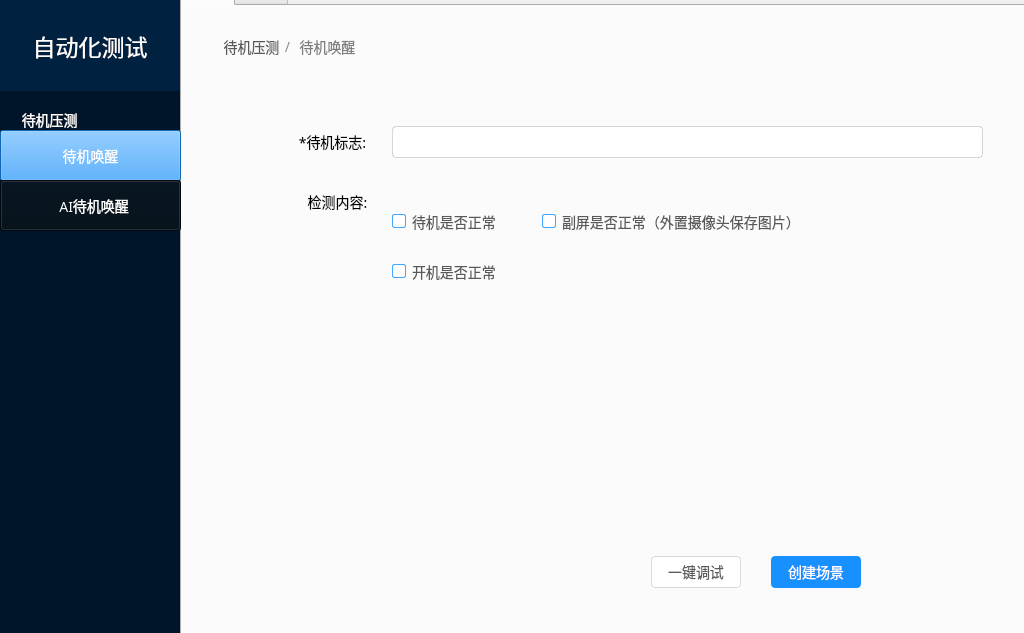
<?xml version="1.0" encoding="UTF-8"?>
<ui version="4.0">
 <class>MainWindow</class>
 <widget class="QMainWindow" name="MainWindow">
  <property name="geometry">
   <rect>
    <x>0</x>
    <y>0</y>
    <width>1024</width>
    <height>633</height>
   </rect>
  </property>
  <property name="windowTitle">
   <string>MainWindow</string>
  </property>
  <property name="styleSheet">
   <string notr="true">QPushButton#pushButton_3 {
background: #000C17;
box-shadow: inset 0 2px 8px 0 rgba(0,0,0,0.45);
opacity: 0.65;
font-family: PingFangSC-Regular;
font-size: 14px;
color: #FFFFFF;
line-height: 22px;
}
QPushButton#pushButton_2 {
background: #1890FF;
box-shadow: inset 0 2px 8px 0 rgba(0,0,0,0.45);
opacity: 0.65;
font-family: PingFangSC-Regular;
font-size: 14px;
color: #FFFFFF;
line-height: 22px;
}
</string>
  </property>
  <widget class="QWidget" name="centralwidget">
   <widget class="QTabWidget" name="tabWidget">
    <property name="geometry">
     <rect>
      <x>180</x>
      <y>-20</y>
      <width>951</width>
      <height>671</height>
     </rect>
    </property>
    <property name="styleSheet">
     <string notr="true">QLabel {
font-family: PingFangSC-Regular;
font-size: 14px;
color: rgba(0,0,0);
text-align: right;
line-height: 22px;
}
QCheckBox{
	font-family: PingFangSC-Regular;
	font-size: 14px;
	color: rgba(0,0,0,0.65);
	letter-spacing: 0;
	text-align: left;
	line-height: 22px;
}
QCheckBox::indicator{
	background: #FFFFFF;
	border: 1px solid #40A9FF;
	border-radius: 2px;
	border-radius: 2px;
	width: 12px;
	height: 12px;
}
QCheckBox::indicator:checked{
	image: url(./src/qss/复选-已选.svg);
}
QRadioButton {
font-family: PingFangSC-Regular;
font-size: 14px;
color: rgba(0,0,0,0.65);
text-align: left;
line-height: 22px;}
QPushButton#pushButton_7,#pushButton_9 {
font-family: PingFangSC-Regular;
font-size: 14px;
color: #FFFFFF;
line-height: 22px;
background: #1890FF;
border-radius: 4px;
border-radius: 4px;
}
QPushButton#pushButton_8,#pushButton_10 {
font-family: PingFangSC-Regular;
font-size: 14px;
color: rgba(0,0,0,0.65);
line-height: 22px;
background: #FFFFFF;
border: 1px solid #D9D9D9;
border-radius: 4px;
border-radius: 4px;
}
QLineEdit{
background: #FFFFFF;
border: 1px solid rgba(0,0,0,0.15);
border-radius: 4px;
border-radius: 4px;
}</string>
    </property>
    <property name="currentIndex">
     <number>0</number>
    </property>
    <widget class="QWidget" name="tab">
     <attribute name="title">
      <string>Tab 1</string>
     </attribute>
     <widget class="QLabel" name="label_2">
      <property name="geometry">
       <rect>
        <x>90</x>
        <y>110</y>
        <width>121</width>
        <height>51</height>
       </rect>
      </property>
      <property name="layoutDirection">
       <enum>Qt::LeftToRight</enum>
      </property>
      <property name="styleSheet">
       <string notr="true"/>
      </property>
      <property name="text">
       <string>*待机标志:</string>
      </property>
      <property name="alignment">
       <set>Qt::AlignCenter</set>
      </property>
     </widget>
     <widget class="QLineEdit" name="lineEdit">
      <property name="geometry">
       <rect>
        <x>210</x>
        <y>120</y>
        <width>591</width>
        <height>32</height>
       </rect>
      </property>
      <property name="styleSheet">
       <string notr="true"/>
      </property>
     </widget>
     <widget class="QPushButton" name="pushButton_7">
      <property name="geometry">
       <rect>
        <x>589</x>
        <y>550</y>
        <width>90</width>
        <height>32</height>
       </rect>
      </property>
      <property name="styleSheet">
       <string notr="true"/>
      </property>
      <property name="text">
       <string>创建场景</string>
      </property>
     </widget>
     <widget class="QPushButton" name="pushButton_8">
      <property name="geometry">
       <rect>
        <x>469</x>
        <y>550</y>
        <width>90</width>
        <height>32</height>
       </rect>
      </property>
      <property name="styleSheet">
       <string notr="true"/>
      </property>
      <property name="text">
       <string>一键调试</string>
      </property>
     </widget>
     <widget class="QCheckBox" name="checkBox_18">
      <property name="geometry">
       <rect>
        <x>210</x>
        <y>200</y>
        <width>161</width>
        <height>31</height>
       </rect>
      </property>
      <property name="text">
       <string>待机是否正常</string>
      </property>
     </widget>
     <widget class="QLabel" name="label_7">
      <property name="geometry">
       <rect>
        <x>100</x>
        <y>170</y>
        <width>111</width>
        <height>51</height>
       </rect>
      </property>
      <property name="layoutDirection">
       <enum>Qt::LeftToRight</enum>
      </property>
      <property name="styleSheet">
       <string notr="true"/>
      </property>
      <property name="text">
       <string>检测内容:</string>
      </property>
      <property name="alignment">
       <set>Qt::AlignCenter</set>
      </property>
     </widget>
     <widget class="QCheckBox" name="checkBox_21">
      <property name="geometry">
       <rect>
        <x>210</x>
        <y>250</y>
        <width>181</width>
        <height>31</height>
       </rect>
      </property>
      <property name="text">
       <string>开机是否正常</string>
      </property>
     </widget>
     <widget class="QCheckBox" name="checkBox_16">
      <property name="geometry">
       <rect>
        <x>360</x>
        <y>200</y>
        <width>281</width>
        <height>31</height>
       </rect>
      </property>
      <property name="text">
       <string>副屏是否正常（外置摄像头保存图片）</string>
      </property>
     </widget>
     <widget class="QLabel" name="label_20">
      <property name="geometry">
       <rect>
        <x>110</x>
        <y>30</y>
        <width>71</width>
        <height>21</height>
       </rect>
      </property>
      <property name="layoutDirection">
       <enum>Qt::LeftToRight</enum>
      </property>
      <property name="styleSheet">
       <string notr="true">QLabel {
font-family: PingFangSC-Regular;
font-size: 14px;
color: rgba(0,0,0,0.50);
line-height: 22px;}</string>
      </property>
      <property name="text">
       <string>待机唤醒</string>
      </property>
      <property name="alignment">
       <set>Qt::AlignCenter</set>
      </property>
     </widget>
     <widget class="QLabel" name="label_14">
      <property name="geometry">
       <rect>
        <x>24</x>
        <y>30</y>
        <width>91</width>
        <height>21</height>
       </rect>
      </property>
      <property name="layoutDirection">
       <enum>Qt::LeftToRight</enum>
      </property>
      <property name="styleSheet">
       <string notr="true">QLabel {
font-family: PingFangSC-Regular;
font-size: 14px;
color: rgba(0,0,0,0.65);
line-height: 22px;}</string>
      </property>
      <property name="text">
       <string>待机压测</string>
      </property>
      <property name="alignment">
       <set>Qt::AlignCenter</set>
      </property>
     </widget>
     <widget class="QLabel" name="label_15">
      <property name="geometry">
       <rect>
        <x>95</x>
        <y>30</y>
        <width>21</width>
        <height>21</height>
       </rect>
      </property>
      <property name="layoutDirection">
       <enum>Qt::LeftToRight</enum>
      </property>
      <property name="styleSheet">
       <string notr="true">QLabel {
font-family: PingFangSC-Regular;
font-size: 14px;
color: rgba(0,0,0,0.45);
line-height: 22px;}</string>
      </property>
      <property name="text">
       <string> / </string>
      </property>
      <property name="alignment">
       <set>Qt::AlignCenter</set>
      </property>
     </widget>
    </widget>
    <widget class="QWidget" name="tab_2">
     <attribute name="title">
      <string>Tab 2</string>
     </attribute>
     <widget class="QLabel" name="label_17">
      <property name="geometry">
       <rect>
        <x>90</x>
        <y>80</y>
        <width>121</width>
        <height>51</height>
       </rect>
      </property>
      <property name="layoutDirection">
       <enum>Qt::LeftToRight</enum>
      </property>
      <property name="styleSheet">
       <string notr="true"/>
      </property>
      <property name="text">
       <string>*低功耗：</string>
      </property>
      <property name="alignment">
       <set>Qt::AlignCenter</set>
      </property>
     </widget>
     <widget class="QRadioButton" name="radioButton_5">
      <property name="geometry">
       <rect>
        <x>200</x>
        <y>90</y>
        <width>61</width>
        <height>31</height>
       </rect>
      </property>
      <property name="styleSheet">
       <string notr="true">QAbstractButton
{
font: 75 11pt &quot;新宋体&quot;;
}</string>
      </property>
      <property name="text">
       <string>是</string>
      </property>
     </widget>
     <widget class="QRadioButton" name="radioButton_6">
      <property name="geometry">
       <rect>
        <x>280</x>
        <y>90</y>
        <width>71</width>
        <height>31</height>
       </rect>
      </property>
      <property name="styleSheet">
       <string notr="true">QAbstractButton
{
font: 75 11pt &quot;新宋体&quot;;
}</string>
      </property>
      <property name="text">
       <string>否</string>
      </property>
     </widget>
     <widget class="QPushButton" name="pushButton_9">
      <property name="geometry">
       <rect>
        <x>589</x>
        <y>550</y>
        <width>90</width>
        <height>32</height>
       </rect>
      </property>
      <property name="styleSheet">
       <string notr="true"/>
      </property>
      <property name="text">
       <string>创建场景</string>
      </property>
     </widget>
     <widget class="QPushButton" name="pushButton_10">
      <property name="geometry">
       <rect>
        <x>469</x>
        <y>550</y>
        <width>90</width>
        <height>32</height>
       </rect>
      </property>
      <property name="styleSheet">
       <string notr="true"/>
      </property>
      <property name="text">
       <string>一键调试</string>
      </property>
     </widget>
     <widget class="QLabel" name="label_8">
      <property name="geometry">
       <rect>
        <x>90</x>
        <y>150</y>
        <width>111</width>
        <height>51</height>
       </rect>
      </property>
      <property name="layoutDirection">
       <enum>Qt::LeftToRight</enum>
      </property>
      <property name="styleSheet">
       <string notr="true"/>
      </property>
      <property name="text">
       <string>检测内容:</string>
      </property>
      <property name="alignment">
       <set>Qt::AlignCenter</set>
      </property>
     </widget>
     <widget class="QCheckBox" name="checkBox_19">
      <property name="geometry">
       <rect>
        <x>200</x>
        <y>190</y>
        <width>161</width>
        <height>31</height>
       </rect>
      </property>
      <property name="text">
       <string>待机是否正常</string>
      </property>
     </widget>
     <widget class="QCheckBox" name="checkBox_17">
      <property name="geometry">
       <rect>
        <x>410</x>
        <y>190</y>
        <width>291</width>
        <height>31</height>
       </rect>
      </property>
      <property name="text">
       <string>副屏是否正常（外置摄像头保存图片）</string>
      </property>
     </widget>
     <widget class="QCheckBox" name="checkBox_22">
      <property name="geometry">
       <rect>
        <x>200</x>
        <y>240</y>
        <width>181</width>
        <height>31</height>
       </rect>
      </property>
      <property name="text">
       <string>开机是否正常</string>
      </property>
     </widget>
     <widget class="QLabel" name="label_16">
      <property name="geometry">
       <rect>
        <x>34</x>
        <y>30</y>
        <width>71</width>
        <height>21</height>
       </rect>
      </property>
      <property name="layoutDirection">
       <enum>Qt::LeftToRight</enum>
      </property>
      <property name="styleSheet">
       <string notr="true">QLabel {
font-family: PingFangSC-Regular;
font-size: 14px;
color: rgba(0,0,0,0.65);
line-height: 22px;}</string>
      </property>
      <property name="text">
       <string>待机压测</string>
      </property>
      <property name="alignment">
       <set>Qt::AlignCenter</set>
      </property>
     </widget>
     <widget class="QLabel" name="label_18">
      <property name="geometry">
       <rect>
        <x>95</x>
        <y>30</y>
        <width>21</width>
        <height>21</height>
       </rect>
      </property>
      <property name="layoutDirection">
       <enum>Qt::LeftToRight</enum>
      </property>
      <property name="styleSheet">
       <string notr="true">QLabel {
font-family: PingFangSC-Regular;
font-size: 14px;
color: rgba(0,0,0,0.45);
line-height: 22px;}</string>
      </property>
      <property name="text">
       <string> / </string>
      </property>
      <property name="alignment">
       <set>Qt::AlignCenter</set>
      </property>
     </widget>
     <widget class="QLabel" name="label_21">
      <property name="geometry">
       <rect>
        <x>110</x>
        <y>30</y>
        <width>81</width>
        <height>21</height>
       </rect>
      </property>
      <property name="layoutDirection">
       <enum>Qt::LeftToRight</enum>
      </property>
      <property name="styleSheet">
       <string notr="true">QLabel {
font-family: PingFangSC-Regular;
font-size: 14px;
color: rgba(0,0,0,0.50);
line-height: 22px;}</string>
      </property>
      <property name="text">
       <string>  AI待机唤醒</string>
      </property>
      <property name="alignment">
       <set>Qt::AlignCenter</set>
      </property>
     </widget>
    </widget>
   </widget>
   <widget class="QPushButton" name="pushButton_3">
    <property name="geometry">
     <rect>
      <x>0</x>
      <y>180</y>
      <width>181</width>
      <height>51</height>
     </rect>
    </property>
    <property name="styleSheet">
     <string notr="true"/>
    </property>
    <property name="text">
     <string>  AI待机唤醒</string>
    </property>
   </widget>
   <widget class="QLabel" name="label_11">
    <property name="geometry">
     <rect>
      <x>0</x>
      <y>90</y>
      <width>180</width>
      <height>571</height>
     </rect>
    </property>
    <property name="styleSheet">
     <string notr="true">background: #001529;
font-family: PingFangSC-Regular;
font-size: 14px;
color: #FFFFFF;
line-height: 22px;</string>
    </property>
    <property name="text">
     <string>
      待机压测</string>
    </property>
    <property name="alignment">
     <set>Qt::AlignLeading|Qt::AlignLeft|Qt::AlignTop</set>
    </property>
   </widget>
   <widget class="QLabel" name="label">
    <property name="geometry">
     <rect>
      <x>0</x>
      <y>0</y>
      <width>180</width>
      <height>91</height>
     </rect>
    </property>
    <property name="styleSheet">
     <string notr="true">font-family: PingFangSC-Medium;
font-size: 23px;
color: #FFFFFF;
text-align: left;
background: #002140;
box-shadow: 2px 0 6px 0 rgba(0,21,41,0.35);</string>
    </property>
    <property name="text">
     <string>自动化测试</string>
    </property>
    <property name="alignment">
     <set>Qt::AlignCenter</set>
    </property>
   </widget>
   <widget class="QPushButton" name="pushButton_2">
    <property name="geometry">
     <rect>
      <x>0</x>
      <y>130</y>
      <width>181</width>
      <height>51</height>
     </rect>
    </property>
    <property name="styleSheet">
     <string notr="true"/>
    </property>
    <property name="text">
     <string>待机唤醒</string>
    </property>
   </widget>
   <zorder>tabWidget</zorder>
   <zorder>label_11</zorder>
   <zorder>label</zorder>
   <zorder>pushButton_2</zorder>
   <zorder>pushButton_3</zorder>
  </widget>
 </widget>
 <resources/>
 <connections/>
</ui>
